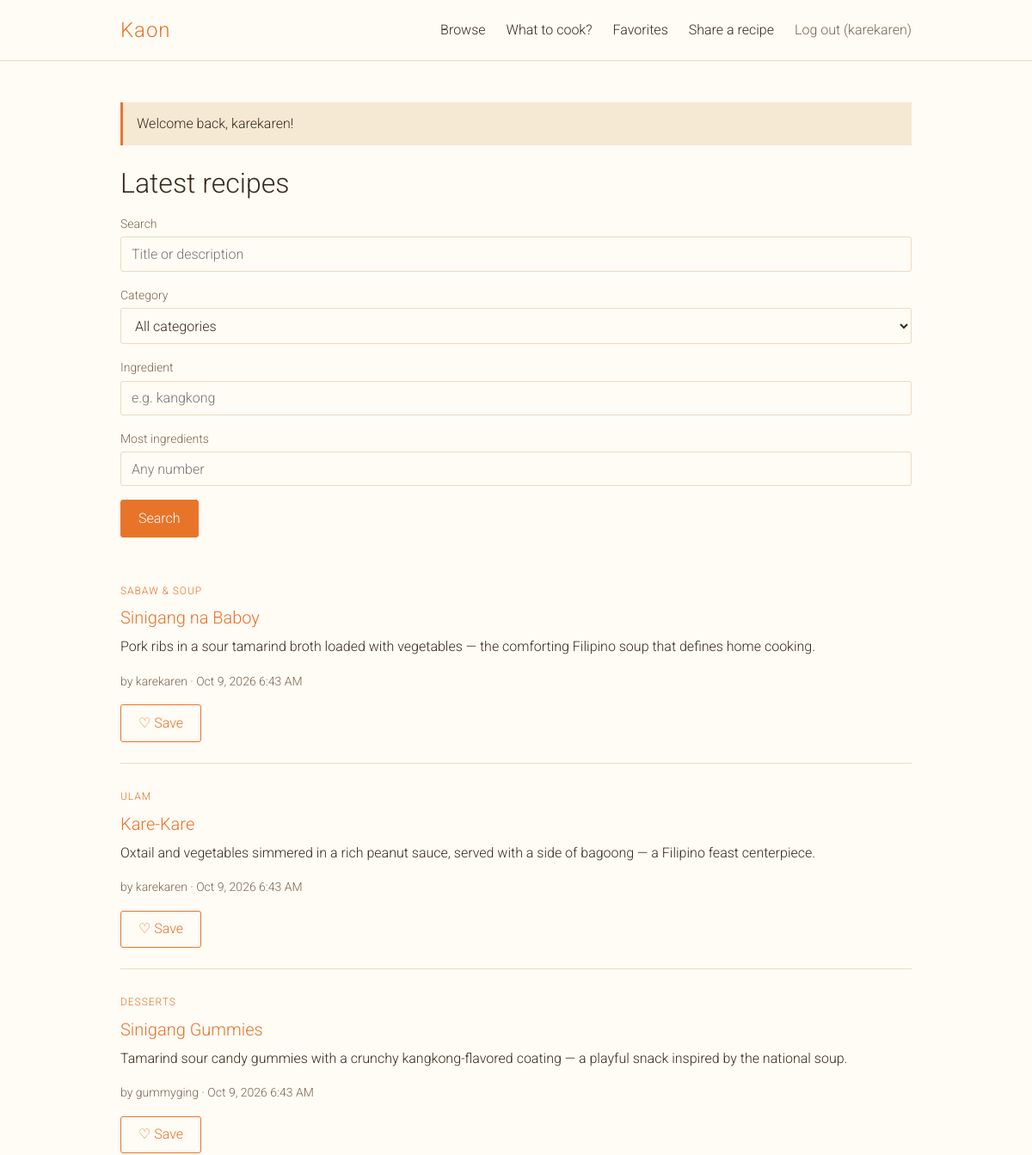
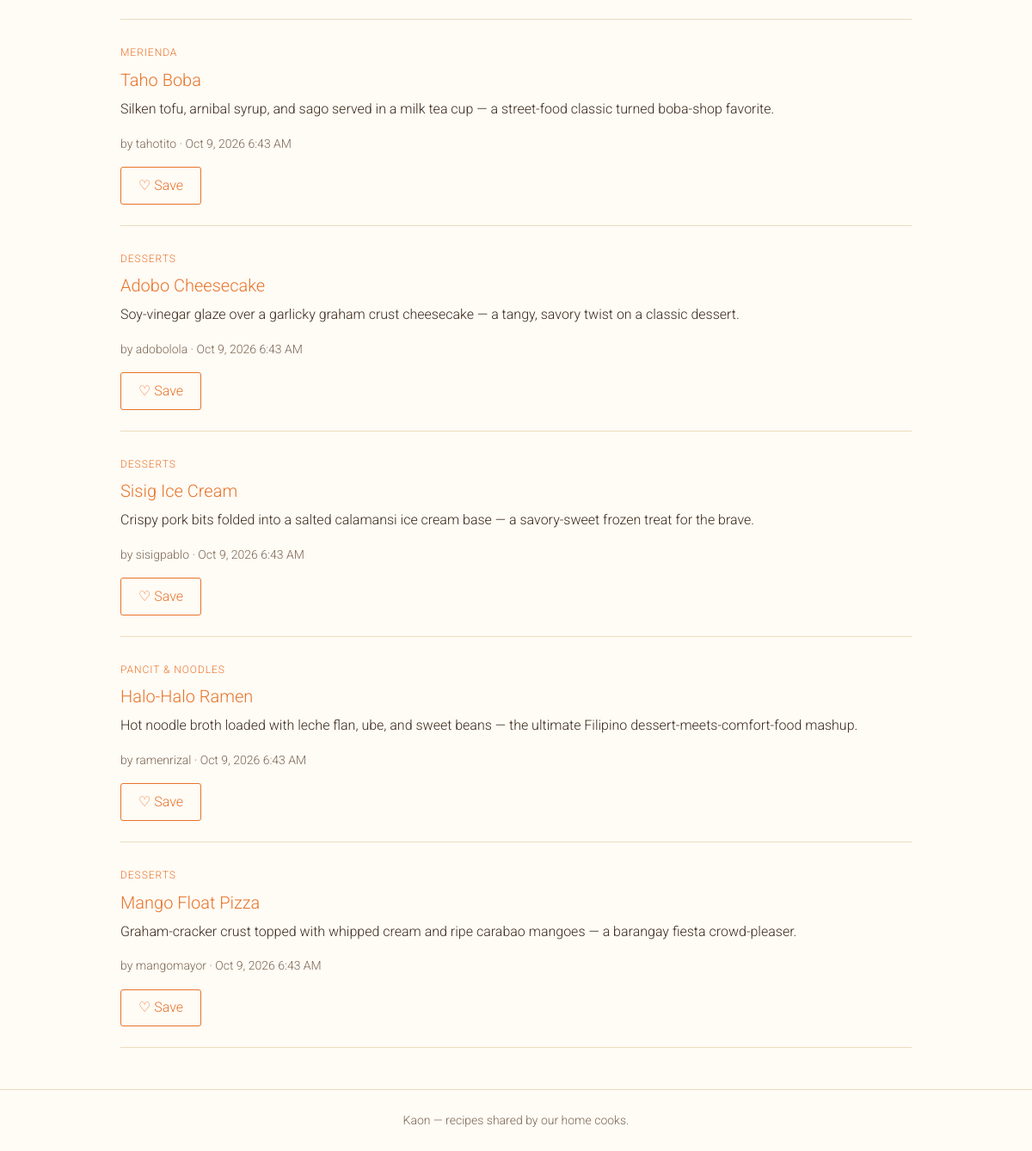
/index.php (signed in), run on the app's committed database (2 pictures, top to bottom).
### tables this page shows
CREATE TABLE `recipes` (
  `id` int(10) UNSIGNED NOT NULL,
  `user_id` int(10) UNSIGNED NOT NULL,
  `category_id` int(10) UNSIGNED NOT NULL,
  `title` varchar(150) NOT NULL,
  `description` varchar(500) NOT NULL,
  `steps` text NOT NULL,
  `created_at` timestamp NOT NULL DEFAULT current_timestamp(),
  `updated_at` timestamp NULL DEFAULT NULL
);

CREATE TABLE `categories` (
  `id` int(10) UNSIGNED NOT NULL,
  `name` varchar(50) NOT NULL
);

CREATE TABLE `users` (
  `id` int(10) UNSIGNED NOT NULL,
  `username` varchar(50) NOT NULL,
  `email` varchar(100) NOT NULL,
  `password_hash` varchar(255) NOT NULL,
  `created_at` timestamp NOT NULL DEFAULT current_timestamp()
);

### src/Auth.php (called while the page is built, shortened)
<?php
final class Auth
{
    public static function check(): bool
    {
        return isset($_SESSION['user_id']);
    }
    public static function username(): string
    {
        return (string) ($_SESSION['username'] ?? '');
    }
    public static function require(): int
    {
        return (int) $_SESSION['user_id'];
    }
}

### includes/helpers.php (called while the page is built, shortened)
<?php
function e(?string $value): string
{
    return htmlspecialchars((string) $value, ENT_QUOTES | ENT_SUBSTITUTE, 'UTF-8');
}
function pull_flashes(): array
{
    $messages = $_SESSION['flash'] ?? [];
    return $messages;
}
function format_date(string $timestamp): string
{
    return date('M j, Y g:i A', strtotime($timestamp));
}

### includes/init.php (called while the page is built, shortened)
<?php
require_once __DIR__ . '/db.php';
require_once __DIR__ . '/helpers.php';
require_once __DIR__ . '/layout.php';
spl_autoload_register(function (string $class): void {
    $file = __DIR__ . '/../src/' . $class . '.php';
});

### includes/db.php (called while the page is built, shortened)
<?php
function db(): PDO
{
    static $pdo = null;
    if ($pdo === null) {
        $pdo = new PDO(
            'mysql:host=' . DB_HOST . ';dbname=' . DB_NAME . ';charset=utf8mb4',
            DB_USER,
            DB_PASS,
            [
                PDO::ATTR_ERRMODE            => PDO::ERRMODE_EXCEPTION,
                PDO::ATTR_DEFAULT_FETCH_MODE => PDO::FETCH_ASSOC,
                PDO::ATTR_EMULATE_PREPARES   => false,
                PDO::MYSQL_ATTR_FOUND_ROWS   => true,
                PDO::MYSQL_ATTR_INIT_COMMAND => "SET time_zone = '+08:00'",
            ]
        );
    }
    return $pdo;
}

### src/Recipe.php (called while the page is built, shortened)
<?php
final class Recipe
{
    public function search(
        int $viewerId,
        string $keyword = '',
        int $categoryId = 0,
        string $ingredient = '',
        int $maxIngredients = 0
    ): array {
        $sql = self::LIST_SELECT . '
            WHERE (:kw_empty = 1 OR r.title LIKE :kw_title OR r.description LIKE :kw_desc)
              AND (:cat_all = 1 OR r.category_id = :cat)
              AND (:ing_empty = 1 OR EXISTS (
                    SELECT 1 FROM ingredients i WHERE i.recipe_id = r.id AND i.name LIKE :ing))
              AND (:max_all = 1 OR (SELECT COUNT(*) FROM ingredients i2 WHERE i2.recipe_id = r.id) <= :max_ing)
            ORDER BY r.created_at DESC, r.id DESC
            LIMIT ' . self::LIST_LIMIT;
        $like = '%' . addcslashes($keyword, '%_\\') . '%';
        $stmt = $this->db->prepare($sql);
        $stmt->execute([
            'viewer'    => $viewerId,
            'kw_empty'  => $keyword === '' ? 1 : 0,
            'kw_title'  => $like,
            'kw_desc'   => $like,
            'cat_all'   => $categoryId === 0 ? 1 : 0,
            'cat'       => $categoryId,
            'ing_empty' => $ingredient === '' ? 1 : 0,
            'ing'       => '%' . addcslashes($ingredient, '%_\\') . '%',
            'max_all'   => $maxIngredients === 0 ? 1 : 0,
            'max_ing'   => $maxIngredients,
        ]);
        return $stmt->fetchAll();
    }
}

### includes/layout.php (the view, shortened to what this page needs)
<?php
function page_header(string $title): void
{
    ?>
<!DOCTYPE html>
<html lang="en">
<head>
    <link rel="stylesheet" href="assets/css/style.css">
</head>
<body>
<header class="site-header">
    <div class="container header-inner">
        <a class="brand" href="<?= Auth::check() ? 'index.php' : 'auth.php' ?>">Kaon</a>
        <nav class="site-nav">
            <?php if (Auth::check()): ?>
                <a href="index.php">Browse</a>
                <a href="suggest.php">What to cook?</a>
                <a href="favorites.php">Favorites</a>
                <a href="recipe_form.php">Share a recipe</a>
                <form method="post" action="auth.php" class="inline-form">
                    <button type="submit" class="link-button">Log out (<?= e(Auth::username()) ?>)</button>
                </form>
            <?php else: ?>
                <a href="auth.php">Log in</a>
                <a href="auth.php?mode=register">Sign up</a>
            <?php endif; ?>
        </nav>
    </div>
</header>
<main class="container">
    <?php foreach (pull_flashes() as $f): ?>
        <div class="flash flash-<?= e($f['type']) ?>" role="status"><?= e($f['message']) ?></div>
    <?php endforeach; ?>
    <?php
}
function page_footer(): void
{
    ?>
</main>
<footer class="site-footer">
    <div class="container">
        <p>Kaon &mdash; recipes shared by our home cooks.</p>
    </div>
</footer>
</body>
</html>
    <?php
}
function recipe_card(array $r, string $back, bool $removeOnUnsave = false): void
{
    ?>
<article class="card" id="recipe-<?= (int) $r['id'] ?>">
    <span class="badge"><?= e($r['category']) ?></span>
    <h3><a href="recipe.php?id=<?= (int) $r['id'] ?>"><?= e($r['title']) ?></a></h3>
    <p class="card-desc"><?= e($r['description']) ?></p>
    <p class="meta">
        by <?= e($r['username']) ?> &middot; <?= e(format_date($r['created_at'])) ?>
    </p>
    <?php favorite_button($r, $back, $removeOnUnsave); ?>
</article>
    <?php
}
function favorite_button(array $r, string $back, bool $removeOnUnsave = false): void
{
    $isFav = (bool) $r['is_fav'];
    ?>
<form method="post" action="favorites.php" class="fav-form"<?= $removeOnUnsave ? ' data-remove-card' : '' ?>>
    <button type="submit" class="btn <?= $isFav ? 'btn-fav-on' : 'btn-outline' ?>">
        <?= $isFav ? '&#9829; Saved' : '&#9825; Save' ?>
    </button>
</form>
    <?php
}

### index.php (shortened to what this page needs)
<?php
require __DIR__ . '/includes/init.php';
$userId = Auth::require();
$keyword    = trim((string) ($_GET['q'] ?? ''));
$categoryId = (int) ($_GET['category'] ?? 0);
$ingredient = mb_substr(trim((string) ($_GET['ingredient'] ?? '')), 0, 100);
$maxIng     = (int) ($_GET['max_ing'] ?? 0);
if ($maxIng < 1 || $maxIng > Validator::MAX_INGREDIENTS) {
    $maxIng = 0;
}
$recipes = (new Recipe(db()))->search($userId, $keyword, $categoryId, $ingredient, $maxIng);
$back = 'index.php' . ($_GET ? '?' . http_build_query(array_filter(
    ['q' => $keyword, 'category' => $categoryId ?: '', 'ingredient' => $ingredient, 'max_ing' => $maxIng ?: ''],
    static fn($v) => $v !== ''
)) : '');
$back = safe_back($back);
page_header('Browse recipes');
?>
<h1>Latest recipes</h1>
<form method="get" class="filter-form">
    <label for="q">Search</label>
    <input type="search" id="q" name="q" maxlength="100" value="<?= e($keyword) ?>" placeholder="Title or description">
    <label for="category">Category</label>
    <select id="category" name="category">
        <option value="0">All categories</option>
    </select>
    <label for="ingredient">Ingredient</label>
    <input type="text" id="ingredient" name="ingredient" maxlength="100"
           value="<?= e($ingredient) ?>" placeholder="e.g. kangkong">
    <label for="max_ing">Most ingredients</label>
    <input type="number" id="max_ing" name="max_ing" min="1" max="<?= Validator::MAX_INGREDIENTS ?>"
           value="<?= $maxIng ?: '' ?>" placeholder="Any number">
    <button type="submit" class="btn">Search</button>
</form>
<?php if (!$recipes): ?>
    <p>No recipes found. <a href="recipe_form.php">Share the first one!</a></p>
<?php else: ?>
    <?php foreach ($recipes as $r): ?>
        <?php recipe_card($r, $back); ?>
    <?php endforeach; ?>
<?php endif; ?>
<?php page_footer(); ?>

### assets/css/style.css (style rules this page uses)
:root { --cream: #fffbf5; --cream-dark: #f5e9d3; --orange: #e8742a; --orange-dark: #c95e18; --ink: #3a2a1c; --ink-soft: #7a6652; --line: #ecdcc0; }
* { box-sizing: border-box; }
html, body, button, input, select, textarea { font-family: 'Roboto', sans-serif; font-weight: 300; }
body { margin: 0; background: var(--cream); color: var(--ink); font-size: 16px; line-height: 1.6; min-height: 100vh; display: flex; flex-direction: column; }
main { flex: 1; padding-top: 3rem; padding-bottom: 3rem; }
.container { width: 100%; max-width: 960px; margin: 0 auto; padding-left: 1.25rem; padding-right: 1.25rem; }
h1, h2, h3 { font-weight: 300; line-height: 1.25; margin: 0 0 1rem; }
h1 { font-size: 2rem; }
h3 { font-size: 1.25rem; }
p { margin: 0 0 1rem; }
a { color: var(--orange); text-decoration: none; }
.site-header { border-bottom: 1px solid var(--line); }
.header-inner { display: flex; align-items: center; justify-content: space-between; padding-top: 1rem; padding-bottom: 1rem; }
.brand { font-size: 1.5rem; letter-spacing: 0.04em; color: var(--orange); }
.site-nav { display: flex; align-items: center; gap: 1.5rem; }
.site-nav a { color: var(--ink); }
.inline-form { display: inline; margin: 0; }
.link-button { background: none; border: 0; padding: 0; color: var(--ink-soft); cursor: pointer; font-size: 1rem; }
.flash { padding: 0.75rem 1rem; margin-bottom: 1.5rem; border-left: 3px solid var(--orange); background: var(--cream-dark); }
label { display: block; margin: 1rem 0 0.25rem; font-size: 0.875rem; color: var(--ink-soft); }
input[type=text], input[type=email], input[type=password], input[type=search], input[type=number], select, textarea { width: 100%; padding: 0.6rem 0.75rem; background: var(--cream); border: 1px solid var(--line); border-radius: 3px; color: var(--ink); font-size: 1rem; }
.btn { display: inline-block; margin: 0; padding: 0.6rem 1.25rem; line-height: 1.4; text-align: center; background: var(--orange); border: 1px solid var(--orange); border-radius: 3px; color: #fff; font-size: 1rem; cursor: pointer; }
.btn-outline { background: transparent; color: var(--orange); }
.card { padding: 1.5rem 0; border-bottom: 1px solid var(--line); }
.card h3 { margin: 0.5rem 0; }
.card-desc { color: var(--ink); }
.badge { font-size: 0.75rem; letter-spacing: 0.08em; text-transform: uppercase; color: var(--orange); }
.meta, .edited { font-size: 0.875rem; color: var(--ink-soft); }
.fav-form { margin: 0; }
.site-footer { border-top: 1px solid var(--line); padding: 1.5rem 0; text-align: center; color: var(--ink-soft); font-size: 0.875rem; }
.site-footer p { margin: 0; }
.filter-form { margin-bottom: 1.5rem; }
.filter-form .btn { margin-top: 1rem; }

### data on the page
recipes: category.name "SABAW & SOUP", title "Sinigang na Baboy", description "Pork ribs in a sour tamarind broth loaded with vegetables — the comforting Filipino soup that defines home cooking.", user.username "karekaren", created_at "Oct 9, 2026 6:43 AM"
recipes: category.name "ULAM", title "Kare-Kare", description "Oxtail and vegetables simmered in a rich peanut sauce, served with a side of bagoong — a Filipino feast centerpiece.", user.username "karekaren", created_at "Oct 9, 2026 6:43 AM"
recipes: category.name "DESSERTS", title "Sinigang Gummies", description "Tamarind sour candy gummies with a crunchy kangkong-flavored coating — a playful snack inspired by the national soup.", user.username "gummyging", created_at "Oct 9, 2026 6:43 AM"
recipes: category.name "MERIENDA", title "Taho Boba", description "Silken tofu, arnibal syrup, and sago served in a milk tea cup — a street-food classic turned boba-shop favorite.", user.username "tahotito", created_at "Oct 9, 2026 6:43 AM"
recipes: category.name "DESSERTS", title "Adobo Cheesecake", description "Soy-vinegar glaze over a garlicky graham crust cheesecake — a tangy, savory twist on a classic dessert.", user.username "adobolola", created_at "Oct 9, 2026 6:43 AM"
recipes: category.name "DESSERTS", title "Sisig Ice Cream", description "Crispy pork bits folded into a salted calamansi ice cream base — a savory-sweet frozen treat for the brave.", user.username "sisigpablo", created_at "Oct 9, 2026 6:43 AM"
recipes: category.name "PANCIT & NOODLES", title "Halo-Halo Ramen", description "Hot noodle broth loaded with leche flan, ube, and sweet beans — the ultimate Filipino dessert-meets-comfort-food mashup.", user.username "ramenrizal", created_at "Oct 9, 2026 6:43 AM"
recipes: category.name "DESSERTS", title "Mango Float Pizza", description "Graham-cracker crust topped with whipped cream and ripe carabao mangoes — a barangay fiesta crowd-pleaser.", user.username "mangomayor", created_at "Oct 9, 2026 6:43 AM"

### other printed values
Auth::username() "karekaren"
$f['message'] "Welcome back, karekaren!"
